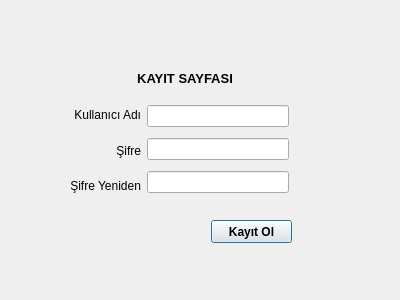
<?xml version="1.0" encoding="UTF-8"?>
<ui version="4.0">
 <class>kayitPage</class>
 <widget class="QDialog" name="kayitPage">
  <property name="geometry">
   <rect>
    <x>0</x>
    <y>0</y>
    <width>400</width>
    <height>300</height>
   </rect>
  </property>
  <property name="font">
   <font>
    <weight>75</weight>
    <bold>true</bold>
   </font>
  </property>
  <property name="windowTitle">
   <string>Kayıt Sayfası</string>
  </property>
  <property name="windowIcon">
   <iconset resource="icons.qrc">
    <normaloff>:/Window/image/icon-window.png</normaloff>:/Window/image/icon-window.png</iconset>
  </property>
  <widget class="QLabel" name="label_2">
   <property name="geometry">
    <rect>
     <x>130</x>
     <y>60</y>
     <width>110</width>
     <height>37</height>
    </rect>
   </property>
   <property name="minimumSize">
    <size>
     <width>110</width>
     <height>0</height>
    </size>
   </property>
   <property name="maximumSize">
    <size>
     <width>75</width>
     <height>16777215</height>
    </size>
   </property>
   <property name="font">
    <font>
     <family>MS Shell Dlg 2</family>
     <pointsize>10</pointsize>
     <weight>75</weight>
     <bold>true</bold>
    </font>
   </property>
   <property name="tabletTracking">
    <bool>false</bool>
   </property>
   <property name="text">
    <string> KAYIT SAYFASI </string>
   </property>
   <property name="textFormat">
    <enum>Qt::AutoText</enum>
   </property>
   <property name="alignment">
    <set>Qt::AlignCenter</set>
   </property>
   <property name="wordWrap">
    <bool>false</bool>
   </property>
   <property name="margin">
    <number>0</number>
   </property>
   <property name="indent">
    <number>-1</number>
   </property>
  </widget>
  <widget class="QPushButton" name="btnKayit">
   <property name="geometry">
    <rect>
     <x>211</x>
     <y>220</y>
     <width>81</width>
     <height>23</height>
    </rect>
   </property>
   <property name="text">
    <string>Kayıt Ol</string>
   </property>
  </widget>
  <widget class="QWidget" name="layoutWidget">
   <property name="geometry">
    <rect>
     <x>70</x>
     <y>100</y>
     <width>219</width>
     <height>101</height>
    </rect>
   </property>
   <layout class="QHBoxLayout" name="horizontalLayout">
    <item>
     <layout class="QVBoxLayout" name="verticalLayout">
      <item>
       <widget class="QLabel" name="userName">
        <property name="font">
         <font>
          <weight>50</weight>
          <bold>false</bold>
         </font>
        </property>
        <property name="text">
         <string>Kullanıcı Adı</string>
        </property>
        <property name="alignment">
         <set>Qt::AlignRight|Qt::AlignTrailing|Qt::AlignVCenter</set>
        </property>
       </widget>
      </item>
      <item>
       <widget class="QLabel" name="sifre">
        <property name="font">
         <font>
          <weight>50</weight>
          <bold>false</bold>
         </font>
        </property>
        <property name="text">
         <string>Şifre</string>
        </property>
        <property name="alignment">
         <set>Qt::AlignRight|Qt::AlignTrailing|Qt::AlignVCenter</set>
        </property>
       </widget>
      </item>
      <item>
       <widget class="QLabel" name="sifreAgain">
        <property name="font">
         <font>
          <weight>50</weight>
          <bold>false</bold>
         </font>
        </property>
        <property name="text">
         <string>Şifre Yeniden</string>
        </property>
        <property name="alignment">
         <set>Qt::AlignRight|Qt::AlignTrailing|Qt::AlignVCenter</set>
        </property>
       </widget>
      </item>
     </layout>
    </item>
    <item>
     <layout class="QVBoxLayout" name="verticalLayout_2">
      <item>
       <widget class="QLineEdit" name="leUser"/>
      </item>
      <item>
       <widget class="QLineEdit" name="lePass">
        <property name="echoMode">
         <enum>QLineEdit::Password</enum>
        </property>
       </widget>
      </item>
      <item>
       <widget class="QLineEdit" name="lePassAgain">
        <property name="echoMode">
         <enum>QLineEdit::Password</enum>
        </property>
       </widget>
      </item>
     </layout>
    </item>
   </layout>
  </widget>
 </widget>
 <resources>
  <include location="icons.qrc"/>
 </resources>
 <connections/>
</ui>
